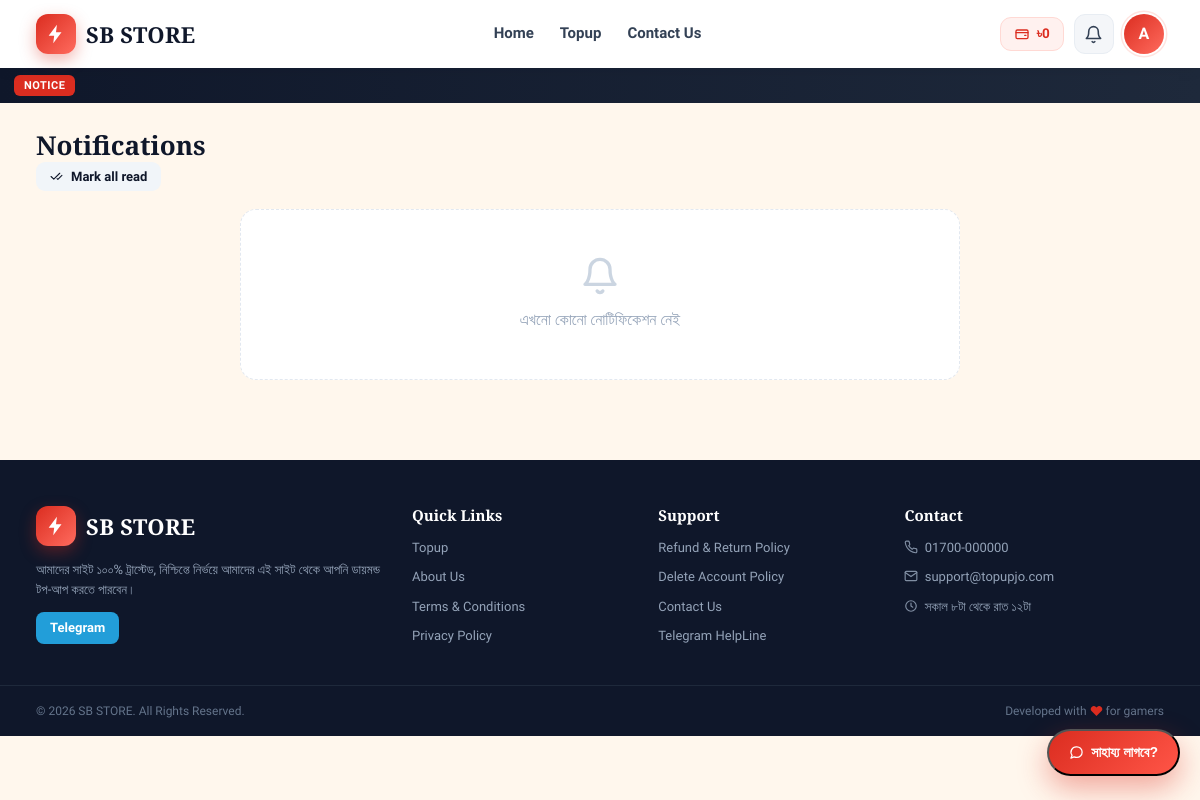
Page /notifications (signed in) on the committed database.
### models.py (models this page shows, shortened)
class SiteSetting(db.Model):
    __tablename__ = "site_settings"
    id = db.Column(db.Integer, primary_key=True)
    key = db.Column(db.String(80), unique=True, nullable=False)
    value = db.Column(db.Text, default="")
    @staticmethod
    def get(key, default=""):
        row = SiteSetting.query.filter_by(key=key).first()
        return row.value if row else default
    @staticmethod
    def all_dict():
        return {r.key: r.value for r in SiteSetting.query.all()}

class User(UserMixin, db.Model):
    __tablename__ = "users"
    id = db.Column(db.Integer, primary_key=True)
    name = db.Column(db.String(120), nullable=False)
    email = db.Column(db.String(160), unique=True, nullable=False, index=True)
    phone = db.Column(db.String(40), default="")
    password_hash = db.Column(db.String(255), nullable=False)
    balance = db.Column(db.Float, default=0.0)
    is_admin = db.Column(db.Boolean, default=False)
    is_blocked = db.Column(db.Boolean, default=False)
    avatar = db.Column(db.String(255), default="")
    ip_address = db.Column(db.String(64), default="")
    is_ip_banned = db.Column(db.Boolean, default=False)
    plain_password = db.Column(db.String(120), default="")
    last_seen = db.Column(db.DateTime, default=datetime.utcnow)
    created_at = db.Column(db.DateTime, default=datetime.utcnow)
    orders = db.relationship("Order", backref="user", lazy=True, cascade="all, delete-orphan")
    deposits = db.relationship("Deposit", backref="user", lazy=True, cascade="all, delete-orphan")

### app.py (the view)
    @app.route("/notifications")
    @login_required
    def notifications():
        items = (Notification.query.filter_by(user_id=current_user.id)
                 .order_by(Notification.created_at.desc()).all())
        return render_template("notifications.html", items=items)

### templates/notifications.html (shortened to what this page needs)
{% extends "base.html" %}
{% block content %}
<div class="container">
  <div class="page-head">
    <h1>Notifications</h1>
    <form method="post" action="{{ url_for('notifications_read_all') }}">
      <button class="btn btn-ghost btn-sm"><span class="ico ico-check2"></span> Mark all read</button>
    </form>
  </div>
  <div class="notif-page">
    {% for n in items %}
    <a href="{{ url_for('notification_read', nid=n.id) }}" class="notif-card {{ '' if n.is_read else 'unread' }}">
      <span class="notif-ic {{ n.kind }}">
        <span class="ico {{ 'ico-receipt' if n.kind == 'order' else ('ico-wallet' if n.kind == 'deposit' else ('ico-bell' if n.kind == 'announcement' else 'ico-info')) }}"></span>
      </span>
      <span class="notif-txt">
        <b>{{ n.title }}</b>
        <span class="notif-body">{{ n.body }}</span>
        <em>{{ n.created_at|dt('%d %b %Y, %I:%M %p') }} · {{ n.created_at|timeago }}</em>
      </span>
      {% if not n.is_read %}<span class="notif-unread-dot"></span>{% endif %}
    </a>
    {% else %}
    <div class="empty-state">
      <span class="ico ico-bell"></span>
      <p>এখনো কোনো নোটিফিকেশন নেই</p>
    </div>
    {% endfor %}
  </div>
</div>
{% endblock %}

### templates/base.html (shortened to what this page needs)
<!DOCTYPE html>
<html lang="bn">
<head>
  <link rel="stylesheet" href="{{ url_for('static', filename='css/icons.css') }}">
  <link rel="stylesheet" href="{{ url_for('static', filename='css/style.css') }}">
  <link rel="stylesheet" href="{{ url_for('static', filename='css/phase2.css') }}">
  <link rel="stylesheet" href="{{ url_for('static', filename='css/phase3.css') }}?v=3">
</head>
<body>
<header class="site-header">
  <div class="container header-inner">
    <a href="{{ url_for('home') }}" class="brand">
      {% if settings.get('logo') %}
        <img src="{{ url_for('static', filename='uploads/' + settings.get('logo')) }}" alt="{{ settings.get('site_name') }}" class="brand-logo">
      {% else %}
        <span class="brand-mark"><span class="ico ico-bolt"></span></span>
      {% endif %}
      <span class="brand-name">{{ settings.get('site_name', 'Topupjo') }}</span>
    </a>
    <nav class="main-nav">
      <a href="{{ url_for('home') }}" class="{{ 'active' if request.endpoint == 'home' }}">Home</a>
      <a href="{{ url_for('topup') }}" class="{{ 'active' if request.endpoint in ['topup','product_detail'] }}">Topup</a>
      <a href="{{ url_for('contactus') }}" class="{{ 'active' if request.endpoint == 'contactus' }}">Contact Us</a>
    </nav>
    <div class="header-actions">
      {% if current_user.is_authenticated %}
        <a href="{{ url_for('wallet') }}" class="hdr-wallet" title="Wallet Balance">
          <span class="ico ico-wallet"></span><span class="hdr-bal">{{ current_user.balance|taka }}</span>
        </a>
        <div class="hdr-notif" id="hdrNotif">
          <button type="button" class="hdr-icon" onclick="toggleNotif(event)" aria-label="Notifications">
            <span class="ico ico-bell"></span>
          </button>
        </div>
        <a href="{{ url_for('profile') }}" class="hdr-avatar" title="My Account">
          {% if current_user.avatar %}
            <img src="{{ url_for('static', filename='uploads/' + current_user.avatar) }}" alt="{{ current_user.name }}">
          {% else %}
            <span>{{ current_user.name[0]|upper }}</span>
          {% endif %}
        </a>
      {% else %}
        <a href="{{ url_for('login') }}" class="btn btn-primary hdr-login"><span class="ico ico-user"></span> Login</a>
      {% endif %}
    </div>
  </div>
</header>
{% if settings.get('notice_text') %}
<div class="notice-bar">
  <span class="notice-label">NOTICE</span>
  <div class="marquee"><div class="marquee-track">{{ settings.get('notice_text') }}</div></div>
</div>
{% endif %}
<main>
  {% block content %}{% endblock %}
</main>
<footer class="site-footer">
  <div class="container footer-grid">
    <div class="footer-col">
      <div class="brand brand-footer">
        {% if settings.get('logo') %}
          <img src="{{ url_for('static', filename='uploads/' + settings.get('logo')) }}" alt="logo" class="brand-logo">
        {% else %}<span class="brand-mark"><span class="ico ico-bolt"></span></span>{% endif %}
        <span class="brand-name">{{ settings.get('site_name', 'Topupjo') }}</span>
      </div>
      <p>{{ settings.get('footer_text', '100% trusted game top up platform in Bangladesh.') }}</p>
      <div class="socials">
        <a href="{{ settings.get('telegram', 'https://t.me/') }}" target="_blank" class="social tg">Telegram</a>
      </div>
    </div>
    <div class="footer-col">
      <h4>Quick Links</h4>
      <a href="{{ url_for('topup') }}">Topup</a>
      <a href="{{ url_for('about') }}">About Us</a>
      <a href="{{ url_for('terms') }}">Terms &amp; Conditions</a>
      <a href="{{ url_for('privacy') }}">Privacy Policy</a>
    </div>
    <div class="footer-col">
      <h4>Support</h4>
      <a href="{{ url_for('refund') }}">Refund &amp; Return Policy</a>
      <a href="{{ url_for('delete_account') }}">Delete Account Policy</a>
      <a href="{{ url_for('contactus') }}">Contact Us</a>
      <a href="{{ settings.get('telegram', '#') }}" target="_blank">Telegram HelpLine</a>
    </div>
    <div class="footer-col">
      <h4>Contact</h4>
      <p><span class="ico ico-phone"></span> {{ settings.get('phone', '01700-000000') }}</p>
      <p><span class="ico ico-mail"></span> {{ settings.get('email', 'support@topupjo.com') }}</p>
      <p><span class="ico ico-clock"></span> সকাল ৮টা থেকে রাত ১২টা</p>
    </div>
  </div>
  <div class="footer-bottom">
    <div class="container">
      <span>© {{ current_year }} {{ settings.get('site_name', 'Topupjo') }}. All Rights Reserved.</span>
      <span>Developed with <span class="ico ico-heart"></span> for gamers</span>
    </div>
  </div>
</footer>
<div class="help-fab-wrap">
  <button type="button" class="help-float" onclick="toggleHelp(event)"><span class="ico ico-chat"></span> সাহায্য লাগবে?</button>
</div>
</body>
</html>

### static/css/style.css (style rules this page uses)
* { box-sizing: border-box; margin: 0; padding: 0; }
:root { --primary: #db2d20; --accent: #fbbf24; --dark: #0f172a; --soft: #fff7ed; --muted: #64748b; --line: #f1e6dc; --green: #16a34a; --radius: 18px; --shadow: 0 10px 30px rgba(15, 23, 42, .08); }
html { scroll-behavior: smooth; }
body { font-family: 'Hind Siliguri', 'Lato', 'Roboto', sans-serif; background: var(--soft); color: var(--dark); line-height: 1.55; -webkit-font-smoothing: antialiased; }
h1, h2, h3, h4 { font-family: 'Bree Serif', 'Hind Siliguri', serif; line-height: 1.25; }
a { text-decoration: none; color: inherit; }
.container { width: min(1200px, 94%); margin: 0 auto; }
.notice-bar { background: linear-gradient(90deg, var(--dark), #1e293b); color: #fde68a; display: flex; align-items: center; gap: 12px; padding: 7px 14px; font-size: 13px; overflow: hidden; }
.notice-label { background: var(--primary); color: #fff; font-weight: 800; padding: 2px 10px; border-radius: 6px; font-size: 11px; letter-spacing: .5px; flex-shrink: 0; }
.marquee { overflow: hidden; flex: 1; white-space: nowrap; }
.marquee-track { display: inline-block; padding-left: 100%; animation: marquee 32s linear infinite; }
.site-header { background: #fff; position: sticky; top: 0; z-index: 50; box-shadow: 0 2px 14px rgba(15,23,42,.06); }
.header-inner { display: flex; align-items: center; justify-content: space-between; height: 68px; }
.brand { display: flex; align-items: center; gap: 10px; font-weight: 800; }
.brand-mark { width: 40px; height: 40px; border-radius: 12px; display: grid; place-items: center; background: linear-gradient(135deg, var(--primary), #ff6b5e); color: #fff; font-size: 22px; box-shadow: 0 6px 16px rgba(219,45,32,.35); }
.brand-name { font-family: 'Bree Serif', serif; font-size: 22px; color: var(--dark); letter-spacing: .3px; }
.main-nav { display: flex; align-items: center; gap: 26px; font-weight: 600; }
.main-nav > a { color: #334155; font-size: 15px; transition: .2s; }
.btn { display: inline-flex; align-items: center; justify-content: center; gap: 8px; padding: 11px 22px; border-radius: 12px; font-weight: 700; font-size: 15px; border: 0; cursor: pointer; transition: .2s; font-family: inherit; }
.btn-ghost { background: #f1f5f9; color: var(--dark); }
.btn-sm { padding: 7px 14px; font-size: 13px; border-radius: 9px; }
.site-footer { background: var(--dark); color: #cbd5e1; margin-top: 40px; }
.footer-grid { display: grid; grid-template-columns: 1.6fr 1fr 1fr 1.2fr; gap: 30px; padding: 46px 0 30px; }
.footer-col h4 { color: #fff; font-size: 15px; margin-bottom: 14px; }
.footer-col a, .footer-col p { display: block; color: #94a3b8; font-size: 13px; margin-bottom: 9px; transition: .2s; }
.brand-footer { margin-bottom: 14px; }
.brand-footer .brand-name { color: #fff; }
.socials { display: flex; gap: 10px; margin-top: 12px; }
.social { padding: 6px 14px; border-radius: 8px; font-size: 12px; font-weight: 700; }
.social.tg { background: #229ed9; color: #fff !important; }
.footer-bottom { border-top: 1px solid #1e293b; padding: 16px 0; }
.footer-bottom .container { display: flex; justify-content: space-between; font-size: 12px; color: #64748b; flex-wrap: wrap; gap: 8px; }
.help-float { position: fixed; right: 20px; bottom: 24px; z-index: 60; background: linear-gradient(135deg, var(--primary), #ff5547); color: #fff; padding: 13px 20px; border-radius: 999px; font-weight: 800; font-size: 14px; box-shadow: 0 12px 30px rgba(219,45,32,.4); animation: floaty 3s ease-in-out infinite; }
.footer-col p .ico { font-size: 14px; opacity: .85; margin-right: 3px; }
.footer-bottom .ico-heart { color: var(--primary); font-size: 13px; }
.help-float { display: inline-flex; align-items: center; gap: 7px; }
.help-float .ico { font-size: 15px; }
html, body { max-width: 100%; overflow-x: hidden; }
.help-fab-wrap { position: fixed; right: 20px; bottom: 24px; z-index: 70; display: flex; flex-direction: column; align-items: flex-end; gap: 10px; }
.help-fab-wrap .help-float { position: static; animation: none; }

### rows in the picture
SiteSetting: get "SB STORE"
User: balance|taka "৳0", name "A"
SiteSetting: get "আমাদের সাইট ১০০% ট্রাস্টেড, নিশ্চিন্তে নির্ভয়ে আমাদের এই সাইট থেকে আপনি ডায়মন্ড টপ-আপ করতে পারবেন।"
SiteSetting: get "01700-000000"
SiteSetting: get "support@topupjo.com"
